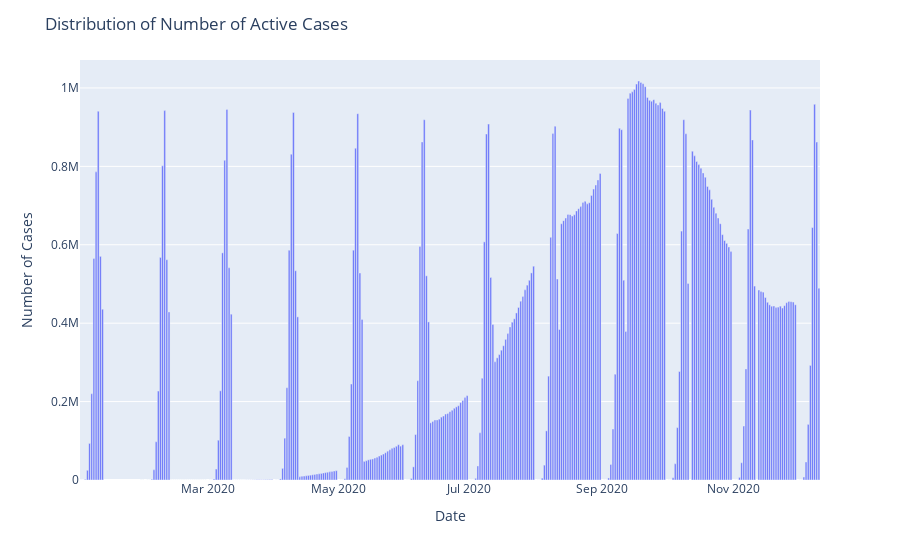

Notebook code cell kept with this figure:
### Code cell
# Plotting all Active Cases
fig=px.bar(x=datewise.index,y=datewise["Confirmed"]-datewise["Cured"]-datewise["Deaths"])
fig.update_layout(title="Distribution of Number of Active Cases",
                  xaxis_title="Date",yaxis_title="Number of Cases",)
fig.show()

### Figure 1 — Plotly figure (JSON) as saved in the notebook; plotly's stock layout.template omitted (floating-point values rounded to 4 significant figures; data arrays with more than 128 entries replaced by an {"elided": "..."} marker saying what was removed)
{"data": [{"alignmentgroup": "True", "hovertemplate": "x=%{x}<br>y=%{y}<extra></extra>", "legendgroup": "", "marker": {"color": "#636efa"}, "name": "", "offsetgroup": "", "orientation": "v", "showlegend": false, "textposition": "auto", "type": "bar", "x": {"elided": "315 str values"}, "xaxis": "x", "y": {"elided": "315 int values"}, "yaxis": "y"}], "layout": {"barmode": "relative", "legend": {"tracegroupgap": 0}, "margin": {"t": 60}, "title": {"text": "Distribution of Number of Active Cases"}, "xaxis": {"anchor": "y", "domain": [0, 1], "title": {"text": "Date"}}, "yaxis": {"anchor": "x", "domain": [0, 1], "title": {"text": "Number of Cases"}}}}
